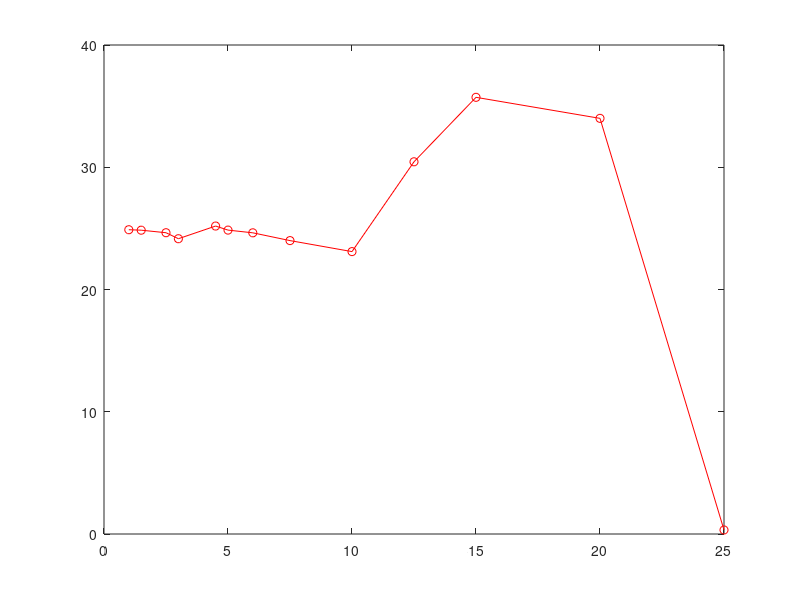

Write the MATLAB code that produced this figure. (Note: this script raises an error after producing the figure.)



%%
% this is based on the git commit on 20/03/20-24 at 9:50am
 %l        Qn                  Qint
% 3-node
T= [ ...
25000      0.33            25.1327 ; ...
20000      34.00           25.1327 ; ...
15000      35.72           25.1327 ; ...
12500      30.447          25.1327 ; ...
10000      23.1            25.1327 ;  ...
7500       24.0            25.1327 ; ...
6000       24.637          25.1327 ;  ...

5000       24.859          25.1327 ;  ...
4500       25.1912         25.1327 ; ...
3000       24.154          25.1327 ; ...
2500       24.645          25.1327 ;  ...
1500       24.8517         25.1327 ; ...
1000       24.8898         25.1327 ] ; 


figure(1000) ; 
hold off
plot(T(:,1)/1000,T(:,2),"or-")
hold on 
yline(25.1327)   
xlabel("Element size (km)")
ylabel("Total flux through fluxgate")
%% Antarctica



%   l                Qn
T=[ ...
     5e3        nan  ; ...
    10e3       1.737  ; ...   
    15e3       1.8457 ; ...
    20e3       1.5257 ; ...
    25e3       1.118  ; ...
    30e3       1.021  ; ...
    40e3       1.05   ; ...
    50e3       1.121  ; ...
    100e3      0.310
    ]   ;

figure(1000) ; plot(T(:,1)/1000,T(:,2),"o-r")
xlabel("mesh size (km)")
ylabel("Qn (Gt/yr)")
xlim([0 100])
%%